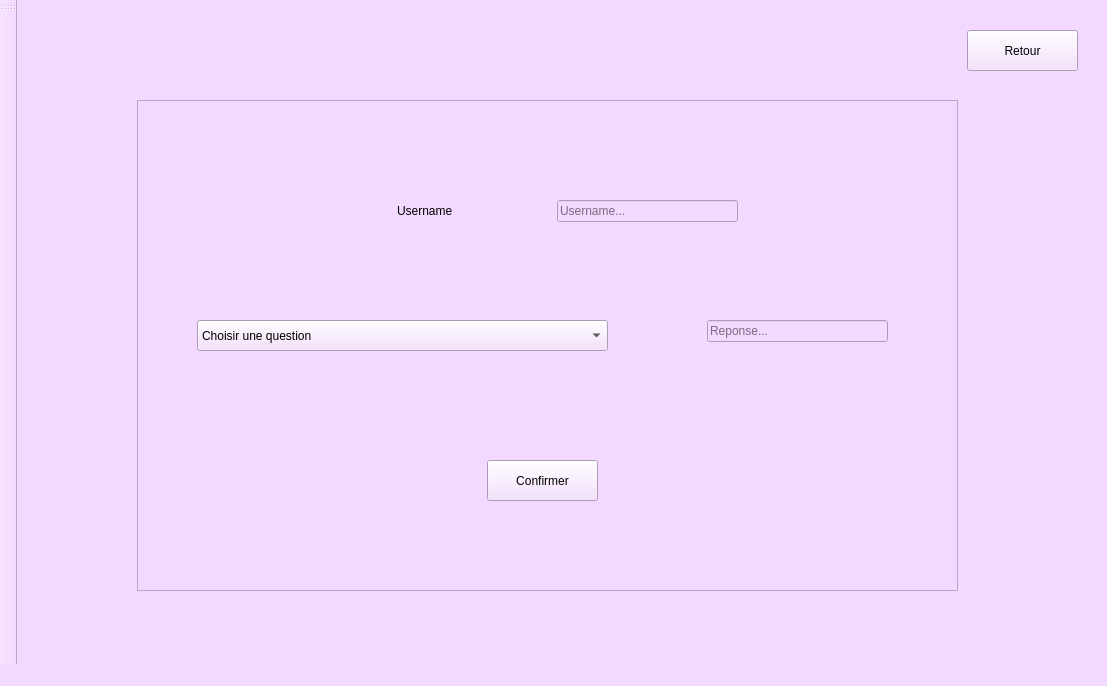
<?xml version="1.0" encoding="UTF-8"?>
<ui version="4.0">
 <class>MainWindow</class>
 <widget class="QMainWindow" name="MainWindow">
  <property name="geometry">
   <rect>
    <x>0</x>
    <y>0</y>
    <width>1107</width>
    <height>686</height>
   </rect>
  </property>
  <property name="windowTitle">
   <string>MainWindow</string>
  </property>
  <property name="styleSheet">
   <string notr="true">background-color: rgb(243, 217, 255);
</string>
  </property>
  <widget class="QWidget" name="centralwidget">
   <widget class="QStackedWidget" name="stackedWidget">
    <property name="geometry">
     <rect>
      <x>10</x>
      <y>10</y>
      <width>1051</width>
      <height>651</height>
     </rect>
    </property>
    <property name="currentIndex">
     <number>3</number>
    </property>
    <widget class="QWidget" name="page">
     <widget class="QGroupBox" name="groupBox">
      <property name="geometry">
       <rect>
        <x>160</x>
        <y>40</y>
        <width>721</width>
        <height>511</height>
       </rect>
      </property>
      <property name="styleSheet">
       <string notr="true">font: 11pt &quot;Segoe Print&quot;;</string>
      </property>
      <property name="title">
       <string/>
      </property>
      <widget class="QLabel" name="label_2">
       <property name="geometry">
        <rect>
         <x>290</x>
         <y>20</y>
         <width>171</width>
         <height>71</height>
        </rect>
       </property>
       <property name="styleSheet">
        <string notr="true">color: rgb(85, 0, 0);
font: bold 60px;</string>
       </property>
       <property name="text">
        <string>Menu</string>
       </property>
      </widget>
      <widget class="QPushButton" name="pb_emp">
       <property name="geometry">
        <rect>
         <x>90</x>
         <y>130</y>
         <width>161</width>
         <height>151</height>
        </rect>
       </property>
       <property name="cursor">
        <cursorShape>ArrowCursor</cursorShape>
       </property>
       <property name="whatsThis">
        <string>&lt;html&gt;&lt;head/&gt;&lt;body&gt;&lt;p&gt;&lt;br/&gt;&lt;/p&gt;&lt;/body&gt;&lt;/html&gt;</string>
       </property>
       <property name="styleSheet">
        <string notr="true">background-color: rgb(200, 181, 255);
     border-style: outset;
     border-width: 2px;
     border-radius: 10px;
     border-color: beige;
     font: bold 14px;
     padding: 6px;</string>
       </property>
       <property name="text">
        <string>Gestion Employe</string>
       </property>
      </widget>
      <widget class="QPushButton" name="pb_ab">
       <property name="geometry">
        <rect>
         <x>400</x>
         <y>320</y>
         <width>161</width>
         <height>151</height>
        </rect>
       </property>
       <property name="styleSheet">
        <string notr="true">background-color: rgb(200, 181, 255);
     border-style: outset;
     border-width: 2px;
     border-radius: 10px;
     border-color: beige;
     font: bold 14px;
     padding: 6px;</string>
       </property>
       <property name="text">
        <string>Abonnement </string>
       </property>
      </widget>
      <widget class="QPushButton" name="pb_reserv">
       <property name="geometry">
        <rect>
         <x>200</x>
         <y>320</y>
         <width>161</width>
         <height>151</height>
        </rect>
       </property>
       <property name="styleSheet">
        <string notr="true">background-color: rgb(200, 181, 255);
     border-style: outset;
     border-width: 2px;
     border-radius: 10px;
     border-color: beige;
     font: bold 14px;
     padding: 6px;</string>
       </property>
       <property name="text">
        <string>Réservation </string>
       </property>
      </widget>
      <widget class="QPushButton" name="pb_espace">
       <property name="geometry">
        <rect>
         <x>490</x>
         <y>130</y>
         <width>161</width>
         <height>151</height>
        </rect>
       </property>
       <property name="styleSheet">
        <string notr="true">background-color: rgb(200, 181, 255);
     border-style: outset;
     border-width: 2px;
     border-radius: 10px;
     border-color: beige;
     font: bold 14px;
     padding: 6px;</string>
       </property>
       <property name="text">
        <string>Gestion Espace </string>
       </property>
      </widget>
      <widget class="QPushButton" name="pb_client">
       <property name="geometry">
        <rect>
         <x>290</x>
         <y>130</y>
         <width>161</width>
         <height>151</height>
        </rect>
       </property>
       <property name="styleSheet">
        <string notr="true">background-color: rgb(200, 181, 255);
     border-style: outset;
     border-width: 2px;
     border-radius: 10px;
     border-color: beige;
     font: bold 14px;
     padding: 6px;
</string>
       </property>
       <property name="text">
        <string>Gestion Client</string>
       </property>
      </widget>
     </widget>
     <widget class="QPushButton" name="retouroublier_3">
      <property name="geometry">
       <rect>
        <x>910</x>
        <y>20</y>
        <width>111</width>
        <height>41</height>
       </rect>
      </property>
      <property name="text">
       <string>Déconnexion</string>
      </property>
     </widget>
    </widget>
    <widget class="QWidget" name="login">
     <widget class="QPushButton" name="pushButton_quit_2">
      <property name="geometry">
       <rect>
        <x>1230</x>
        <y>210</y>
        <width>101</width>
        <height>31</height>
       </rect>
      </property>
      <property name="styleSheet">
       <string notr="true"/>
      </property>
      <property name="text">
       <string>Quitter</string>
      </property>
     </widget>
     <widget class="QFrame" name="frame_6">
      <property name="geometry">
       <rect>
        <x>190</x>
        <y>120</y>
        <width>701</width>
        <height>381</height>
       </rect>
      </property>
      <property name="styleSheet">
       <string notr="true"/>
      </property>
      <property name="frameShape">
       <enum>QFrame::StyledPanel</enum>
      </property>
      <property name="frameShadow">
       <enum>QFrame::Raised</enum>
      </property>
      <widget class="QLabel" name="label_7">
       <property name="geometry">
        <rect>
         <x>170</x>
         <y>190</y>
         <width>151</width>
         <height>21</height>
        </rect>
       </property>
       <property name="styleSheet">
        <string notr="true">background: transparent;</string>
       </property>
       <property name="text">
        <string>Mot De Passe</string>
       </property>
      </widget>
      <widget class="QPushButton" name="pushButton_valid_2">
       <property name="geometry">
        <rect>
         <x>566</x>
         <y>336</y>
         <width>121</width>
         <height>31</height>
        </rect>
       </property>
       <property name="styleSheet">
        <string notr="true"/>
       </property>
       <property name="text">
        <string>Connecter</string>
       </property>
      </widget>
      <widget class="QLabel" name="label_6">
       <property name="geometry">
        <rect>
         <x>180</x>
         <y>120</y>
         <width>111</width>
         <height>21</height>
        </rect>
       </property>
       <property name="styleSheet">
        <string notr="true">background: transparent;</string>
       </property>
       <property name="text">
        <string>Username</string>
       </property>
      </widget>
      <widget class="QCheckBox" name="checkBox_2">
       <property name="geometry">
        <rect>
         <x>504</x>
         <y>193</y>
         <width>41</width>
         <height>21</height>
        </rect>
       </property>
       <property name="styleSheet">
        <string notr="true">QCheckBox::indicator {
 width: 40px;
 height: 20px;
}
QCheckBox::indicator:checked{
 image:url(&quot;C:/Users/gamer/Downloads/vue.png&quot;);
}
QCheckBox::indicator:unchecked{
 image:url(&quot;C:/Users/gamer/Downloads/cacher.png&quot;);
}
background-color: rgb(255, 255, 255);
</string>
       </property>
       <property name="text">
        <string/>
       </property>
      </widget>
      <widget class="QLineEdit" name="lineEdit_email_2">
       <property name="geometry">
        <rect>
         <x>330</x>
         <y>120</y>
         <width>161</width>
         <height>22</height>
        </rect>
       </property>
       <property name="echoMode">
        <enum>QLineEdit::Normal</enum>
       </property>
       <property name="placeholderText">
        <string>Username...</string>
       </property>
      </widget>
      <widget class="QLineEdit" name="pass_2">
       <property name="geometry">
        <rect>
         <x>330</x>
         <y>190</y>
         <width>161</width>
         <height>22</height>
        </rect>
       </property>
       <property name="echoMode">
        <enum>QLineEdit::Password</enum>
       </property>
       <property name="placeholderText">
        <string>MotDePasse...</string>
       </property>
       <property name="clearButtonEnabled">
        <bool>false</bool>
       </property>
      </widget>
      <widget class="QPushButton" name="pushButton_2">
       <property name="enabled">
        <bool>true</bool>
       </property>
       <property name="geometry">
        <rect>
         <x>16</x>
         <y>17</y>
         <width>191</width>
         <height>31</height>
        </rect>
       </property>
       <property name="text">
        <string>Creer un compte</string>
       </property>
      </widget>
      <widget class="QLabel" name="label">
       <property name="geometry">
        <rect>
         <x>180</x>
         <y>240</y>
         <width>351</width>
         <height>41</height>
        </rect>
       </property>
       <property name="styleSheet">
        <string notr="true">background-color: rgba( 255, 255, 255, 0% );
font: 13pt &quot;MS Shell Dlg 2&quot;;</string>
       </property>
       <property name="text">
        <string/>
       </property>
      </widget>
      <widget class="QPushButton" name="motdepasseoublier">
       <property name="enabled">
        <bool>true</bool>
       </property>
       <property name="geometry">
        <rect>
         <x>13</x>
         <y>332</y>
         <width>231</width>
         <height>31</height>
        </rect>
       </property>
       <property name="text">
        <string>Mot de Passe oublier</string>
       </property>
      </widget>
     </widget>
    </widget>
    <widget class="QWidget" name="ajout">
     <widget class="QFrame" name="frame_7">
      <property name="geometry">
       <rect>
        <x>120</x>
        <y>70</y>
        <width>821</width>
        <height>501</height>
       </rect>
      </property>
      <property name="styleSheet">
       <string notr="true"/>
      </property>
      <property name="frameShape">
       <enum>QFrame::StyledPanel</enum>
      </property>
      <property name="frameShadow">
       <enum>QFrame::Raised</enum>
      </property>
      <widget class="QLineEdit" name="lineEdit_nom">
       <property name="geometry">
        <rect>
         <x>275</x>
         <y>279</y>
         <width>181</width>
         <height>22</height>
        </rect>
       </property>
       <property name="echoMode">
        <enum>QLineEdit::Normal</enum>
       </property>
       <property name="placeholderText">
        <string>Nom...</string>
       </property>
      </widget>
      <widget class="QLineEdit" name="lineEdit_prenom">
       <property name="geometry">
        <rect>
         <x>274</x>
         <y>204</y>
         <width>181</width>
         <height>22</height>
        </rect>
       </property>
       <property name="echoMode">
        <enum>QLineEdit::Normal</enum>
       </property>
       <property name="placeholderText">
        <string>Prenom...</string>
       </property>
      </widget>
      <widget class="QLineEdit" name="lineEdit_email">
       <property name="geometry">
        <rect>
         <x>273</x>
         <y>130</y>
         <width>181</width>
         <height>22</height>
        </rect>
       </property>
       <property name="echoMode">
        <enum>QLineEdit::Normal</enum>
       </property>
       <property name="placeholderText">
        <string>Username...</string>
       </property>
      </widget>
      <widget class="QLineEdit" name="lineEdit_motdepasse">
       <property name="geometry">
        <rect>
         <x>273</x>
         <y>349</y>
         <width>181</width>
         <height>22</height>
        </rect>
       </property>
       <property name="echoMode">
        <enum>QLineEdit::Normal</enum>
       </property>
       <property name="placeholderText">
        <string>Mote de Passe...</string>
       </property>
      </widget>
      <widget class="QPushButton" name="pushButton_8">
       <property name="enabled">
        <bool>true</bool>
       </property>
       <property name="geometry">
        <rect>
         <x>608</x>
         <y>194</y>
         <width>101</width>
         <height>41</height>
        </rect>
       </property>
       <property name="text">
        <string>Ajouter</string>
       </property>
      </widget>
      <widget class="QPushButton" name="pushButton_9">
       <property name="enabled">
        <bool>true</bool>
       </property>
       <property name="geometry">
        <rect>
         <x>607</x>
         <y>264</y>
         <width>101</width>
         <height>41</height>
        </rect>
       </property>
       <property name="text">
        <string>Retour</string>
       </property>
      </widget>
      <widget class="QLabel" name="label_8">
       <property name="geometry">
        <rect>
         <x>110</x>
         <y>130</y>
         <width>111</width>
         <height>21</height>
        </rect>
       </property>
       <property name="styleSheet">
        <string notr="true">background: transparent;</string>
       </property>
       <property name="text">
        <string>Username</string>
       </property>
      </widget>
      <widget class="QLabel" name="label_9">
       <property name="geometry">
        <rect>
         <x>119</x>
         <y>206</y>
         <width>91</width>
         <height>21</height>
        </rect>
       </property>
       <property name="styleSheet">
        <string notr="true">background: transparent;</string>
       </property>
       <property name="text">
        <string>Prenom</string>
       </property>
      </widget>
      <widget class="QLabel" name="label_11">
       <property name="geometry">
        <rect>
         <x>132</x>
         <y>280</y>
         <width>51</width>
         <height>21</height>
        </rect>
       </property>
       <property name="styleSheet">
        <string notr="true">background: transparent;</string>
       </property>
       <property name="text">
        <string>Nom</string>
       </property>
      </widget>
      <widget class="QLabel" name="label_12">
       <property name="geometry">
        <rect>
         <x>87</x>
         <y>350</y>
         <width>151</width>
         <height>21</height>
        </rect>
       </property>
       <property name="styleSheet">
        <string notr="true">background: transparent;</string>
       </property>
       <property name="text">
        <string>Mot de Passe</string>
       </property>
      </widget>
      <widget class="QComboBox" name="quest">
       <property name="geometry">
        <rect>
         <x>20</x>
         <y>410</y>
         <width>461</width>
         <height>31</height>
        </rect>
       </property>
       <item>
        <property name="text">
         <string>Choisir une question</string>
        </property>
       </item>
       <item>
        <property name="text">
         <string>Quel est le nom de votre premier chien?</string>
        </property>
       </item>
       <item>
        <property name="text">
         <string>Quel est votre surnom?</string>
        </property>
       </item>
       <item>
        <property name="text">
         <string>quel est le nom de votre meilleur ami?</string>
        </property>
       </item>
      </widget>
      <widget class="QLineEdit" name="reponse">
       <property name="geometry">
        <rect>
         <x>493</x>
         <y>414</y>
         <width>181</width>
         <height>22</height>
        </rect>
       </property>
       <property name="echoMode">
        <enum>QLineEdit::Normal</enum>
       </property>
       <property name="placeholderText">
        <string>Reponse...</string>
       </property>
      </widget>
     </widget>
    </widget>
    <widget class="QWidget" name="oublier">
     <widget class="QFrame" name="frame_8">
      <property name="geometry">
       <rect>
        <x>110</x>
        <y>90</y>
        <width>821</width>
        <height>491</height>
       </rect>
      </property>
      <property name="styleSheet">
       <string notr="true"/>
      </property>
      <property name="frameShape">
       <enum>QFrame::StyledPanel</enum>
      </property>
      <property name="frameShadow">
       <enum>QFrame::Raised</enum>
      </property>
      <widget class="QLineEdit" name="lineEdit_email_3">
       <property name="geometry">
        <rect>
         <x>420</x>
         <y>100</y>
         <width>181</width>
         <height>22</height>
        </rect>
       </property>
       <property name="echoMode">
        <enum>QLineEdit::Normal</enum>
       </property>
       <property name="placeholderText">
        <string>Username...</string>
       </property>
      </widget>
      <widget class="QLabel" name="label_14">
       <property name="geometry">
        <rect>
         <x>260</x>
         <y>100</y>
         <width>111</width>
         <height>21</height>
        </rect>
       </property>
       <property name="styleSheet">
        <string notr="true">background: transparent;</string>
       </property>
       <property name="text">
        <string>Username</string>
       </property>
      </widget>
      <widget class="QComboBox" name="quest_2">
       <property name="geometry">
        <rect>
         <x>60</x>
         <y>220</y>
         <width>411</width>
         <height>31</height>
        </rect>
       </property>
       <item>
        <property name="text">
         <string>Choisir une question</string>
        </property>
       </item>
       <item>
        <property name="text">
         <string>Quel est le nom de votre premier chien?</string>
        </property>
       </item>
       <item>
        <property name="text">
         <string>Quel est votre surnom?</string>
        </property>
       </item>
       <item>
        <property name="text">
         <string>quel est le nom de votre meilleur ami?</string>
        </property>
       </item>
      </widget>
      <widget class="QLineEdit" name="reponse_2">
       <property name="geometry">
        <rect>
         <x>570</x>
         <y>220</y>
         <width>181</width>
         <height>22</height>
        </rect>
       </property>
       <property name="echoMode">
        <enum>QLineEdit::Normal</enum>
       </property>
       <property name="placeholderText">
        <string>Reponse...</string>
       </property>
      </widget>
      <widget class="QPushButton" name="AJOUTER_4">
       <property name="geometry">
        <rect>
         <x>350</x>
         <y>360</y>
         <width>111</width>
         <height>41</height>
        </rect>
       </property>
       <property name="text">
        <string>Confirmer</string>
       </property>
      </widget>
      <widget class="QLabel" name="label_3">
       <property name="geometry">
        <rect>
         <x>190</x>
         <y>290</y>
         <width>451</width>
         <height>41</height>
        </rect>
       </property>
       <property name="styleSheet">
        <string notr="true">background-color: rgba( 255, 255, 255, 0% );
font: 13pt &quot;MS Shell Dlg 2&quot;;</string>
       </property>
       <property name="text">
        <string/>
       </property>
      </widget>
     </widget>
     <widget class="QPushButton" name="retouroublier">
      <property name="geometry">
       <rect>
        <x>940</x>
        <y>20</y>
        <width>111</width>
        <height>41</height>
       </rect>
      </property>
      <property name="text">
       <string>Retour</string>
      </property>
     </widget>
    </widget>
    <widget class="QWidget" name="page_2">
     <widget class="QFrame" name="frame_9">
      <property name="geometry">
       <rect>
        <x>120</x>
        <y>70</y>
        <width>821</width>
        <height>501</height>
       </rect>
      </property>
      <property name="styleSheet">
       <string notr="true"/>
      </property>
      <property name="frameShape">
       <enum>QFrame::StyledPanel</enum>
      </property>
      <property name="frameShadow">
       <enum>QFrame::Raised</enum>
      </property>
      <widget class="QLineEdit" name="new_2">
       <property name="geometry">
        <rect>
         <x>443</x>
         <y>210</y>
         <width>181</width>
         <height>22</height>
        </rect>
       </property>
       <property name="echoMode">
        <enum>QLineEdit::Password</enum>
       </property>
       <property name="placeholderText">
        <string>Mot de Passe...</string>
       </property>
      </widget>
      <widget class="QLabel" name="label_15">
       <property name="geometry">
        <rect>
         <x>153</x>
         <y>213</y>
         <width>261</width>
         <height>21</height>
        </rect>
       </property>
       <property name="styleSheet">
        <string notr="true">background: transparent;</string>
       </property>
       <property name="text">
        <string>Nouveau Mot de Passe</string>
       </property>
      </widget>
      <widget class="QPushButton" name="confnouv">
       <property name="geometry">
        <rect>
         <x>344</x>
         <y>355</y>
         <width>111</width>
         <height>41</height>
        </rect>
       </property>
       <property name="text">
        <string>Confirmer</string>
       </property>
      </widget>
      <widget class="QCheckBox" name="checkBox_3">
       <property name="geometry">
        <rect>
         <x>631</x>
         <y>212</y>
         <width>41</width>
         <height>21</height>
        </rect>
       </property>
       <property name="styleSheet">
        <string notr="true">QCheckBox::indicator {
 width: 40px;
 height: 20px;
}
QCheckBox::indicator:checked{
 image:url(&quot;C:/Users/gamer/Downloads/vue.png&quot;);
}
QCheckBox::indicator:unchecked{
 image:url(&quot;C:/Users/gamer/Downloads/cacher.png&quot;);
}
background-color: rgb(255, 255, 255);
</string>
       </property>
       <property name="text">
        <string/>
       </property>
      </widget>
     </widget>
     <widget class="QPushButton" name="retouroublier_2">
      <property name="geometry">
       <rect>
        <x>939</x>
        <y>20</y>
        <width>111</width>
        <height>41</height>
       </rect>
      </property>
      <property name="text">
       <string>Retour</string>
      </property>
     </widget>
    </widget>
   </widget>
  </widget>
  <widget class="QMenuBar" name="menubar">
   <property name="geometry">
    <rect>
     <x>0</x>
     <y>0</y>
     <width>1107</width>
     <height>26</height>
    </rect>
   </property>
  </widget>
  <widget class="QStatusBar" name="statusbar"/>
  <widget class="QToolBar" name="toolBar">
   <property name="windowTitle">
    <string>toolBar</string>
   </property>
   <attribute name="toolBarArea">
    <enum>LeftToolBarArea</enum>
   </attribute>
   <attribute name="toolBarBreak">
    <bool>false</bool>
   </attribute>
  </widget>
 </widget>
 <resources/>
 <connections>
  <connection>
   <sender>pushButton_quit_2</sender>
   <signal>clicked()</signal>
   <receiver>MainWindow</receiver>
   <slot>close()</slot>
   <hints>
    <hint type="sourcelabel">
     <x>1302</x>
     <y>262</y>
    </hint>
    <hint type="destinationlabel">
     <x>1069</x>
     <y>868</y>
    </hint>
   </hints>
  </connection>
 </connections>
</ui>
